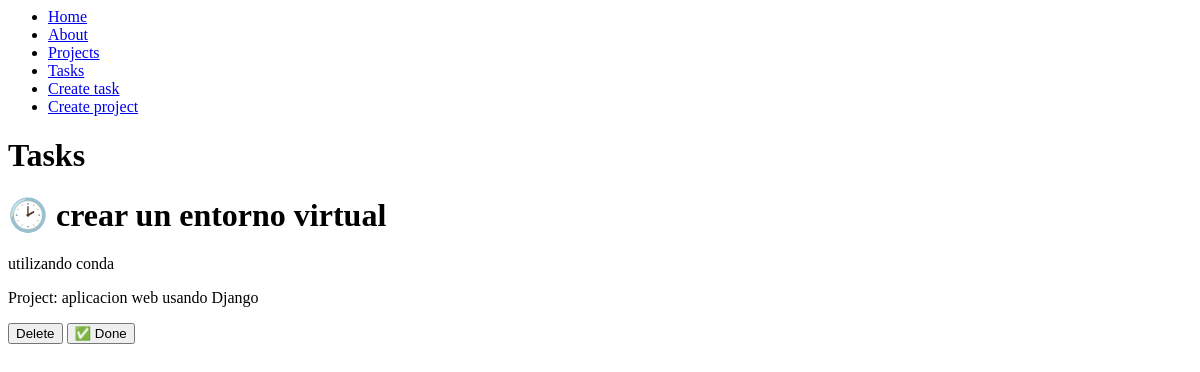
The page /tasks/ on the database as committed earlier.
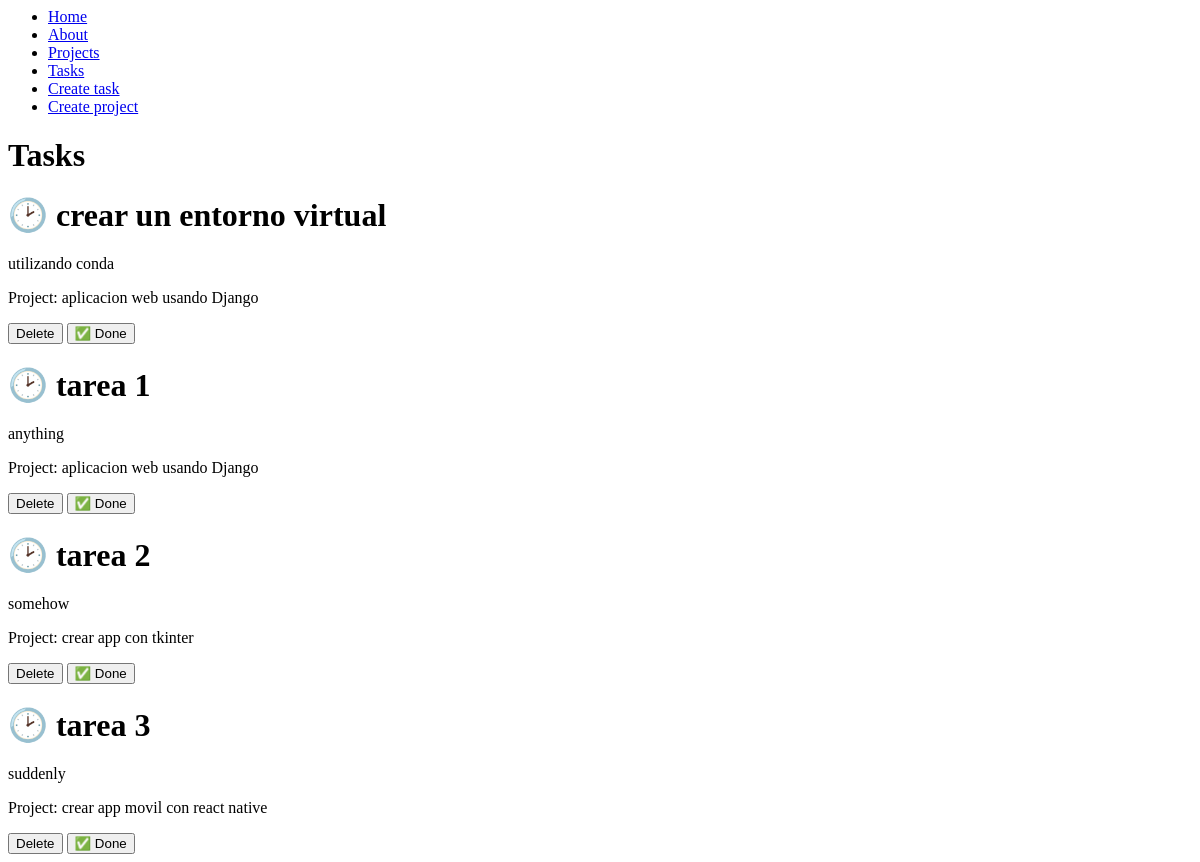
The same page on the database as committed later.
### myapp/models.py (models this page shows, shortened)
class Task(models.Model):
    title = models.CharField(max_length=200)
    description = models.TextField()
    project = models.ForeignKey(Project, on_delete=models.CASCADE)
    done = models.BooleanField(default=False)

class Project(models.Model):
    name = models.CharField(max_length=200)

### myapp/views.py (the view)
# urls.py: path('tasks/', views.tasks, name='tasks'),
def tasks(request):
    tasks = Task.objects.all()
    return render(request, 'tasks/tasks.html', {
        'tasks': tasks
    })

### myapp/templates/tasks/tasks.html
{% extends 'layouts/base.html' %}
{% block content %}
<h1>Tasks</h1>
{% for task in tasks %}
<div>
    <h1>{% if task.done == False %} 🕑 {% else %} ✅ {% endif %} {{ task.title }}</h1>
    <p>{{ task.description }}</p>
    <p>Project: {{ task.project.name }}</p>
    <button>Delete</button>
    <button>✅ Done</button>
</div>
{% endfor %}
{% endblock %}

### myapp/templates/layouts/base.html
<nav>
    <ul>
        <li><a href="{% url 'index' %}">Home</a></li>
        <li><a href="{% url 'about' %}">About</a></li>
        <li><a href="{% url 'projects' %}">Projects</a></li>
        <li><a href="{% url 'tasks' %}">Tasks</a></li>
        <li><a href="{% url 'create_task' %}">Create task</a></li>
        <li><a href="{% url 'create_project' %}">Create project</a></li>
    </ul>
</nav>
{% block content %}
{% endblock %}

Rows that differ between the two databases and show on the page:
added Task: title "tarea 1", description "anything", project.name "aplicacion web usando Django"
added Task: title "tarea 2", description "somehow", project.name "crear app con tkinter"
added Task: title "tarea 3", description "suddenly", project.name "crear app movil con react native"
